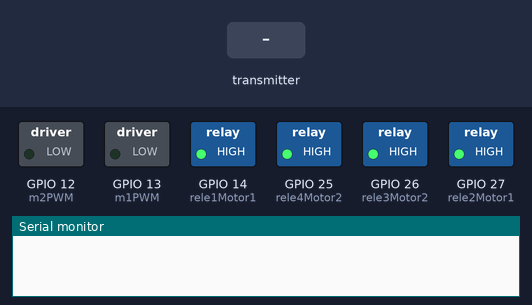
This sketch was run on a simulated ESP32. Parts: switched loads named in the sketch (green lamp = pin HIGH), the last lines printed to the serial monitor. The inputs (shaded band) are chosen by the test bench. No radio packets arrive unless stated.

Above: at 1.2 s.
1.3 s: the transmitter starts sending ch1 = 64
At 2.0 s:
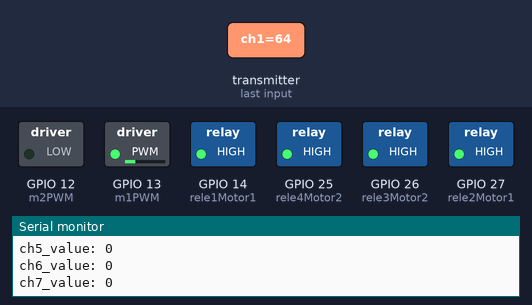
2.8 s: the transmitter starts sending ch2 = 64
At 3.4 s:
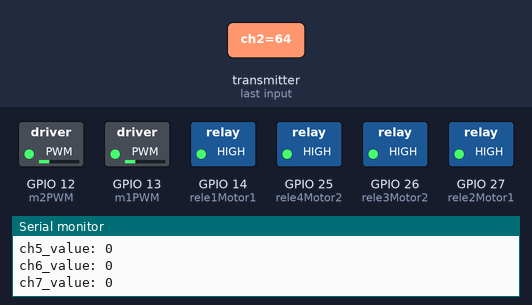
4.3 s: the transmitter starts sending ch3 = 64
At 5.4 s:
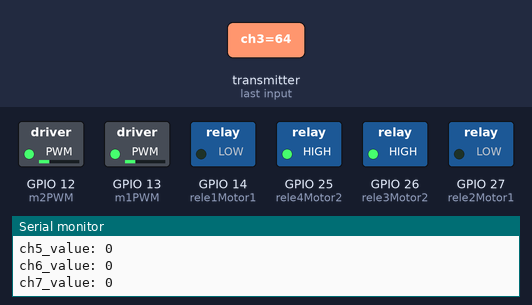
5.8 s: the transmitter starts sending ch4 = 64
At 6.6 s:
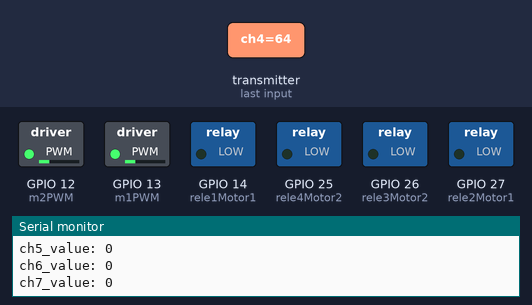
7.3 s: the transmitter starts sending ch1 = 0
At 7.7 s:
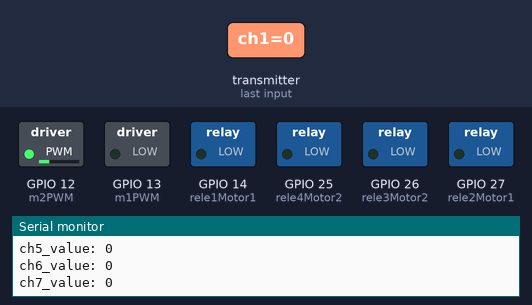
8.8 s: the transmitter starts sending ch2 = 128
At 10.1 s:
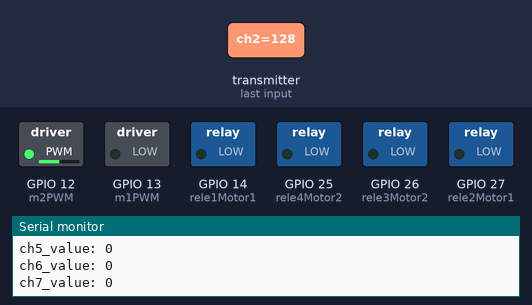
Timing chart, 0 to 11.3 s (numbered marks = the images above; inputs shaded):
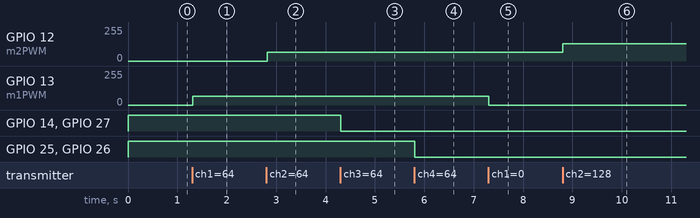

The sketch:

Receptor.ino
```cpp
#include <SPI.h>
#include <nRF24L01.h>
#include <RF24.h>

// Joystick
#define m1PWM 13
#define m2PWM 12
#define rele1Motor1 14
#define rele2Motor1 27
#define rele3Motor2 26
#define rele4Motor2 25

uint8_t address[6] = { "mdca0" };

RF24 radio(4, 5);  //CSN and CE pins

unsigned long lastRecvTime = 0;

bool stateRele1y2 = false, stateRele3y4 = false, newStateRele1y2, newStateRele3y4;

// The sizeof this struct should not exceed 32 bytes
struct Received_data {
  byte ch1;  // Motor 1 - PWM - 0-255
  byte ch2;  // Motor 2 - PWM - 0-255
  byte ch3;  // Rele 1 y 2 - Motor1
  byte ch4;  // Rele 3 y 4 - Motor2
  byte ch5;  //
  byte ch6;  //
  byte ch7;  //
};

Received_data received_data;

int ch1_value = 0;
int ch2_value = 0;
int ch3_value = 0;
int ch4_value = 0;
int ch5_value = 0;
int ch6_value = 0;
int ch7_value = 0;


void setup() {
  Serial.begin(115200);

  // Mínimo a configurar para que funcione:
  radio.begin();
  radio.setPALevel(RF24_PA_LOW);                // RF24_PA_MAX is default.
  radio.setPayloadSize(sizeof(Received_data));  // float datatype occupies 4 bytes
  radio.openReadingPipe(1, address[0]);         // using pipe 1
  radio.startListening();                       // put radio in RX mode


  pinMode(rele1Motor1, OUTPUT);
  pinMode(rele2Motor1, OUTPUT);
  pinMode(rele3Motor2, OUTPUT);
  pinMode(rele4Motor2, OUTPUT);

  digitalWrite(rele1Motor1, HIGH);
  digitalWrite(rele2Motor1, HIGH);
  digitalWrite(rele3Motor2, HIGH);
  digitalWrite(rele4Motor2, HIGH);

  reset_the_Data();
}

void loop() {
  //Receive the radio data
  // reset_the_Data();

  receive_the_data();
  // Serial.println(millis());
  // delay(3000);
}


//We create the function that will read the data each certain time
void receive_the_data() {
  if (radio.available()) {
    radio.read(&received_data, sizeof(Received_data));
    lastRecvTime = millis();  //Here we receive the data
    Serial.println("Datos recibidos.");
    ch1_value = received_data.ch1;
    ch2_value = received_data.ch2;
    ch3_value = received_data.ch3;
    ch4_value = received_data.ch4;
    ch5_value = received_data.ch5;
    ch6_value = received_data.ch6;
    ch7_value = received_data.ch7;

    Serial.print("ch1_value: ");
    Serial.println(ch1_value);
    Serial.print("ch2_value: ");
    Serial.println(ch2_value);
    Serial.print("ch3_value: ");
    Serial.println(ch3_value);
    Serial.print("ch4_value: ");
    Serial.println(ch4_value);
    Serial.print("ch5_value: ");
    Serial.println(ch5_value);
    Serial.print("ch6_value: ");
    Serial.println(ch6_value);
    Serial.print("ch7_value: ");
    Serial.println(ch7_value);

    analogWrite(m1PWM, ch1_value);
    analogWrite(m2PWM, ch2_value);

    newStateRele1y2 = ch3_value != 0;
    if (newStateRele1y2) {
      if (!(newStateRele1y2 == stateRele1y2)) {
        digitalWrite(rele1Motor1, LOW);
        digitalWrite(rele2Motor1, LOW);
        stateRele1y2 = newStateRele1y2;
        Serial.print("1");
      }
    } else {
      if (!(newStateRele1y2 == stateRele1y2)) {
        digitalWrite(rele1Motor1, HIGH);
        digitalWrite(rele2Motor1, HIGH);
        stateRele1y2 = newStateRele1y2;
        Serial.print("2");
      }
    }

    newStateRele3y4 = ch4_value != 0;
    if (newStateRele3y4) {
      if (!(newStateRele3y4 == stateRele3y4)) {
        digitalWrite(rele3Motor2, LOW);
        digitalWrite(rele4Motor2, LOW);
        stateRele3y4 = newStateRele3y4;
        Serial.print("3");
      }
    } else {
      if (!(newStateRele3y4 == stateRele3y4)) {
        digitalWrite(rele3Motor2, HIGH);
        digitalWrite(rele4Motor2, HIGH);
        stateRele3y4 = newStateRele3y4;
        Serial.print("4");
      }
    }
  }
    // reset_the_Data();
  // Serial.println("receive_the_data");
  // radio.printDetails();
}

void reset_the_Data() {
  received_data.ch1 = 0;
  received_data.ch2 = 0;
  received_data.ch3 = 0;
  received_data.ch4 = 0;
  received_data.ch5 = 0;
  received_data.ch6 = 0;
  received_data.ch7 = 0;

  // digitalWrite(rele1Motor1, HIGH);
  // digitalWrite(rele2Motor1, HIGH);
  // digitalWrite(rele3Motor2, HIGH);
  // digitalWrite(rele4Motor2, HIGH);
}
```

Measured:
- after the input at 1.3 s, GPIO 13 (m1PWM): 0/255 → 64/255 at once
- after the input at 2.8 s, GPIO 12 (m2PWM): 0/255 → 64/255 at once
- after the input at 4.3 s, GPIO 14 (rele1Motor1), GPIO 27 (rele2Motor1): HIGH → LOW at once
- after the input at 5.8 s, GPIO 25 (rele4Motor2), GPIO 26 (rele3Motor2): HIGH → LOW at once
- after the input at 7.3 s, GPIO 13 (m1PWM): 64/255 → 0/255 at once
- after the input at 8.8 s, GPIO 12 (m2PWM): 64/255 → 128/255 at once
